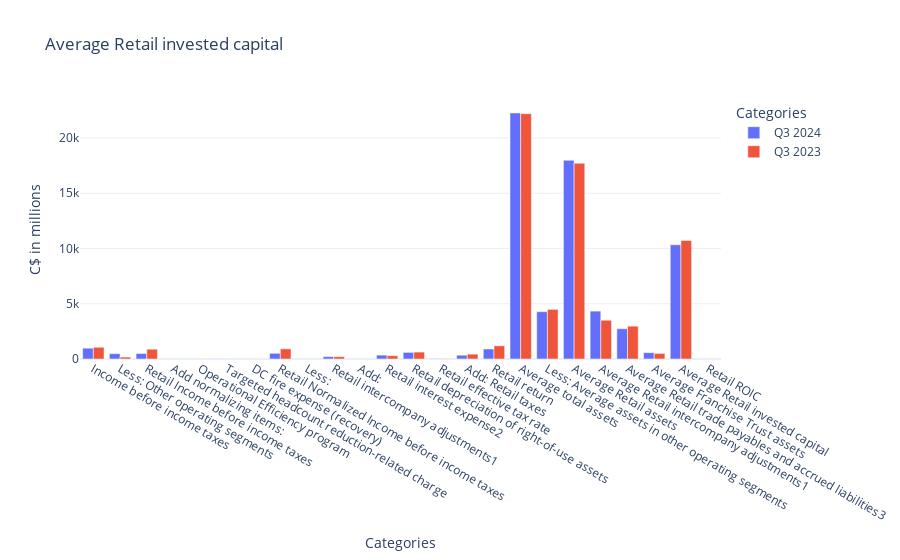

The code cell stored with this chart in its notebook:
### Code cell
def barplots(table6, bins=5):
    # Melting the table to reshape it for Plotly
    melted_df = table6.melt(
        id_vars=["(C$ in millions)"],  # Keeping the categorical column
        value_vars=["Q3 2024", "Q3 2023"],  # Specifing numerical columns
        var_name="Category",  # New column for categories
        value_name="Value"    # New column for values
    )
    
    # Creating bins for the 'Value' column  in y-axis
    bin_labels = [f"Bin {i+1}" for i in range(bins)]
    melted_df['Bin'] = pd.cut(melted_df['Value'], bins=bins, labels=bin_labels)
    
    # Creating  bar plot with bin Y-axis values
    fig = px.bar(
        melted_df,
        x="(C$ in millions)",  # Categorical values
        y="Value",  # Numerical values
        color="Category",  # Different colors for each category
        barmode="group",  # Grouped bars
        title="Average Retail invested capital",
        labels={"Value": "Values (C$ in millions)", "(C$ in millions)": "Categories", "Value_Binned": "Value Bins"}
    )
    
    # Customize layout
    fig.update_layout(
        xaxis_title="Categories",
        yaxis_title="C$ in millions",
        legend_title="Categories",
        template="plotly_white",
    )
    
    fig.show()

barplots(table6)

### Figure 1 — Plotly figure (JSON) as saved in the notebook; plotly's stock layout.template omitted (floating-point values rounded to 4 significant figures)
{"data": [{"alignmentgroup": "True", "hovertemplate": "Category=Q3 2024<br>Categories=%{x}<br>Values (C$ in millions)=%{y}<extra></extra>", "legendgroup": "Q3 2024", "marker": {"color": "#636efa", "pattern": {"shape": ""}}, "name": "Q3 2024", "offsetgroup": "Q3 2024", "orientation": "v", "showlegend": true, "textposition": "auto", "type": "bar", "x": ["Income before income taxes", "Less: Other operating segments", "Retail Income before income taxes", "Add normalizing items:", "Operational Efficiency program", "Targeted headcount reduction-related charge", "DC fire expense (recovery)", "Retail Normalized Income before income taxes", "Less:", "Retail intercompany adjustments1", "Add:", "Retail interest expense2", "Retail depreciation of right-of-use assets", "Retail effective tax rate", "Add: Retail taxes", "Retail return", "Average total assets", "Less: Average assets in other operating segments", "Average Retail assets", "Less:", "Average Retail intercompany adjustments1", "Average Retail trade payables and accrued liabilities3", "Average Franchise Trust assets", "Average Retail invested capital", "Retail ROIC"], "xaxis": "x", "y": [979.8, 482.6, 497.2, null, null, 19.6, null, 516.8, null, 216.7, null, 351.5, 598.5, 27.4, 342.6, 907.5, 22270.0, 4282.0, 17980.0, null, 4334.0, 2740.0, 573, 10340.0, 8.8], "yaxis": "y"}, {"alignmentgroup": "True", "hovertemplate": "Category=Q3 2023<br>Categories=%{x}<br>Values (C$ in millions)=%{y}<extra></extra>", "legendgroup": "Q3 2023", "marker": {"color": "#EF553B", "pattern": {"shape": ""}}, "name": "Q3 2023", "offsetgroup": "Q3 2023", "orientation": "v", "showlegend": true, "textposition": "auto", "type": "bar", "x": ["Income before income taxes", "Less: Other operating segments", "Retail Income before income taxes", "Add normalizing items:", "Operational Efficiency program", "Targeted headcount reduction-related charge", "DC fire expense (recovery)", "Retail Normalized Income before income taxes", "Less:", "Retail intercompany adjustments1", "Add:", "Retail interest expense2", "Retail depreciation of right-of-use assets", "Retail effective tax rate", "Add: Retail taxes", "Retail return", "Average total assets", "Less: Average assets in other operating segments", "Average Retail assets", "Less:", "Average Retail intercompany adjustments1", "Average Retail trade payables and accrued liabilities3", "Average Franchise Trust assets", "Average Retail invested capital", "Retail ROIC"], "xaxis": "x", "y": [1062, 174.3, 887.7, null, 19.5, null, 11.3, 918.5, null, 213.7, null, 302.7, 626.2, 26.9, 439.4, 1194.0, 22200.0, 4491.0, 17710.0, null, 3509.0, 2972.0, 505.1, 10727, 11.1], "yaxis": "y"}], "layout": {"barmode": "group", "legend": {"title": {"text": "Categories"}, "tracegroupgap": 0}, "title": {"text": "Average Retail invested capital"}, "xaxis": {"anchor": "y", "domain": [0, 1], "title": {"text": "Categories"}}, "yaxis": {"anchor": "x", "domain": [0, 1], "title": {"text": "C$ in millions"}}}}
